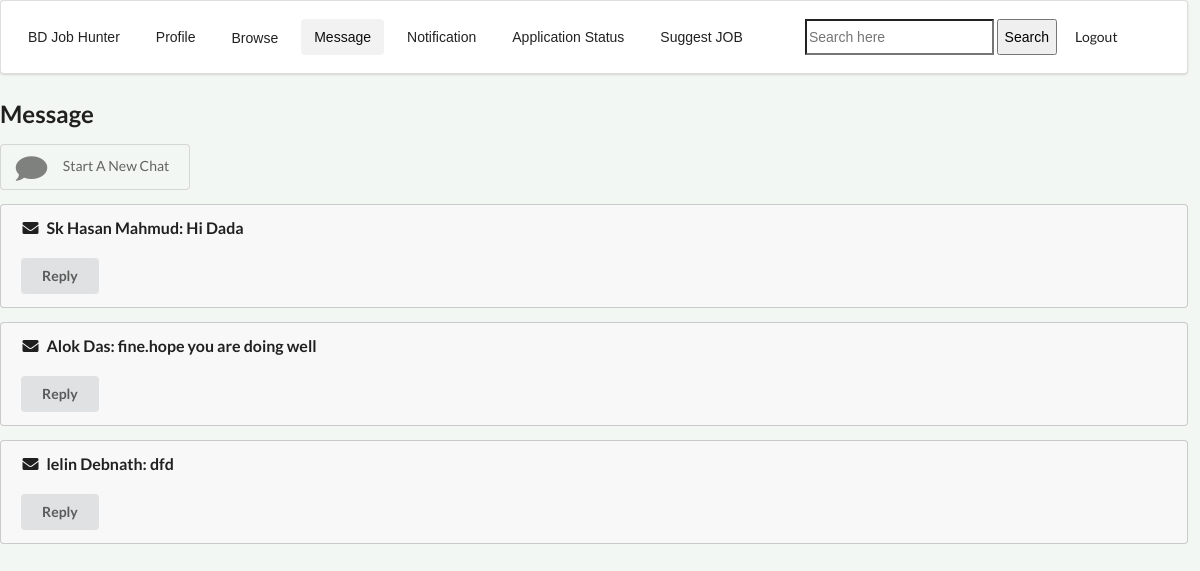
Screenshot of /usermessage.php (signed in) with the database file from the repository.
### tables this page shows
CREATE TABLE `user` (
  `username` varchar(100) NOT NULL,
  `password` int(11) NOT NULL,
  `name` varchar(100) NOT NULL,
  `location` varchar(100) NOT NULL,
  `gender` varchar(100) NOT NULL,
  `contact` varchar(11) NOT NULL,
  `usertype` varchar(100) NOT NULL,
  `dateofbirth` date NOT NULL
);

CREATE TABLE `message` (
  `messageid` int(11) NOT NULL,
  `message` varchar(1000) NOT NULL,
  `senton` date NOT NULL,
  `sender` varchar(100) NOT NULL,
  `receiver` varchar(100) NOT NULL
);

### usermessage.php (the view, shortened to what this page needs)
<?php
if(
        isset($_SESSION['useremail'])
    &&  !empty($_SESSION['useremail'])
){
        $last_message="none";
     $mail=$_SESSION['useremail'];
    ?>
<!DOCTYPE html>
<html>
<head>
    <?php include "css.php"; ?>
</head>
<body>
    <div class="screen">
        <div class="navbar">
            <div class="ui segment">
                <div class="ui secondary  menu">
                    <input class="item" type="button" value="BD Job Hunter" onclick="homefn();">
                    <input class="  item" type="button" value="Profile" onclick="profilefn();">
                    <?php include "dropdown.php"; ?>
                    <input class="active item" type="button" value="Message" onclick="messagefn();">
                    <input class="item" type="button" value="Notification" onclick="notificationfn();">
                    <input class="item" type="button" value="Application Status" onclick="statusfn();">
                    <input class="  item" type="button" value="Suggest JOB" onclick="suggestfn();">
                    <div class="right menu">
                        <div class="item">
                            <div class="ui icon input">
                                <form action="searchprocess.php" method="POST">
                                    <input type="text" name="pid" id="pid" Placeholder="Search here">
                                    <input type="submit" value="Search">
                                </form>
                                <input class="item" type="button" value="Logout" onclick="logoutfn();">
                            </div>
                        </div>
                    </div>
                </div>
            </div>
        </div>
        <h2>Message</h2>
        <button class="ui basic button" onclick="sendmessagefn()">
            <i class="big comment icon"></i>
            Start A New Chat
        </button>
        <table>
            <tbody>
                <?php
                     try{
                        $conn=new PDO('mysql:host=localhost:3306;dbname=careerbuilder;','root','');
                        $conn->setAttribute(PDO::ATTR_ERRMODE,PDO::ERRMODE_EXCEPTION);
                          $sqlquerystring="
                        SELECT DISTINCT name, username
FROM user
JOIN message ON (user.username=message.sender)or(user.username=message.receiver)
WHERE ((message.sender='$mail') or (message.receiver='$mail')) AND user.username!='$mail'
ORDER BY  senton DESC,messageid DESC;
                        ";
                        $returnobj=$conn->query($sqlquerystring);
                        if($returnobj->rowCount()==0){
                             ?>
                <tr>
                    <div class="ui message">
                        <div class="header">
                        </div>
                        <p>No Message</p>
                    </div>
                </tr>
                <?php
                        }
                        else{
                            $tabledata=$returnobj->fetchAll();
                            foreach($tabledata AS $row){
                                ?>
                <tr>
                    <div class="ui message" id="uimessage">
                        <div class="header">
                            <i class="envelope icon"></i>
                            <?php
                                    echo $row['name'];
                                    echo  ": ";
                                    $next_receiver=$row['username'];
                    ?>
                            <?php
                       $sqlquerystring="SELECT * FROM `message`
WHERE (receiver='$mail' AND sender='$next_receiver') or   (sender='$mail' AND receiver='$next_receiver')
ORDER BY messageid ASC;
                        ";
                        $returnobj=$conn->query($sqlquerystring);
                            $tabledata=$returnobj->fetchAll();
                            foreach($tabledata AS $row){
                                $last_message=$row['message'] ;
                            }
                        echo $last_message;
                       ?>
                        </div>
                        <form action="usersendmessage.php" method="POST">
                            <br>
                            <input type="submit" class="ui button" value="Reply">
                        </form>
                    </div>
                </tr>
                <?php
                            }
                        }
                        }
                    catch (PDOException $ex){
                        ?>
                catch No data found
                <?php
                    }
                    ?>
            </tbody>
        </table>
    </div>
</body>
</html>
<?php
}
else{
    ?>
<script>
    location.assign('login.php')
</script>
<?php
}
?>

### css.php (style rules this page uses)
body { background-color: rgb(243,247,243); width: 99%; }
.right { float: right; }
#uimessage { width: 100% }

### rows the page displays
user: name "Sk Hasan Mahmud", message.message "Hi Dada"
user: name "Alok Das", message.message "fine.hope you are doing well"
user: name "lelin Debnath", message.message "dfd"
